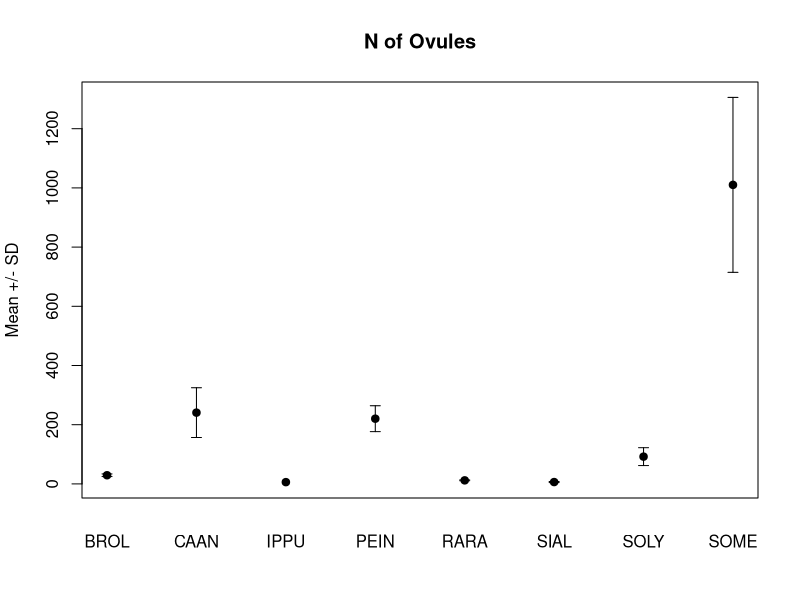
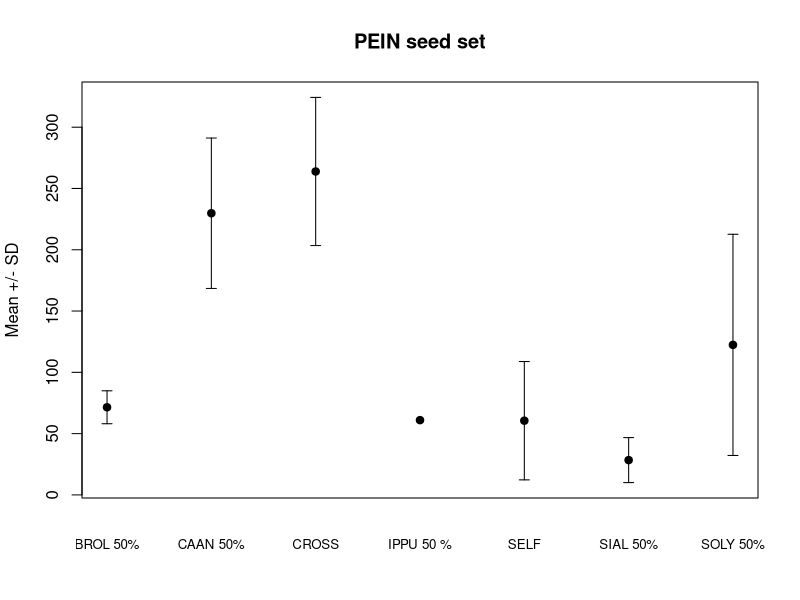

Recreate these plots in R, in order.
## ---- chunk 1


#OVYLE NUMBER OF THE DIFFERENT SPECIES N=15

library(reshape2)

# Consider NA's as 0, I have to double check this

ovules <- read.csv("Ovules.csv", sep=";")

#plot(ovules)

mean_ovule <- dcast(Species ~ ., value.var = "Ovules", fun.aggregate = mean, data = ovules, na.rm= TRUE)

colnames(mean_ovule)[2] <- "avg"



sd_ovule <- dcast(Species ~ ., value.var = "Ovules", fun.aggregate = sd, data = ovules, na.rm= TRUE)

colnames(sd_ovule)[2] <- "sdev"


x <- 1:8


plot(x, mean_ovule$avg,
     ylim=range(c(mean_ovule$avg-sd_ovule$sdev, mean_ovule$avg+sd_ovule$sdev)),
     pch=19, xlab="", xaxt='n', ylab="Mean +/- SD",
     main="N of Ovules")
# hack: we draw arrows but with very special "arrowheads"
arrows(x, mean_ovule$avg-sd_ovule$sdev, x, mean_ovule$avg+sd_ovule$sdev, length=0.05, angle=90, code=3)

axis(x, at=1:8, labels = mean_ovule$Species,cex=0.2, tick = FALSE, padj= -0.5, side = 1)




## ---- chunk 2
library(reshape2)

# Consider NA's as 0, I have to double check this

seed_set <- read.csv("PEIN_seed_set.csv", sep=";")

#Delete Cross with lost seeds
seed_set[c(12,17,19),4] <- NA
#Deleted

mean_seed_seet <- dcast(Treatment ~ ., value.var = "Seed.production", fun.aggregate = mean, data = seed_set, na.rm= TRUE)

mean_seed_seet$.-> avg

sd_seed_seet <- dcast(Treatment ~ ., value.var = "Seed.production", fun.aggregate = sd, data = seed_set, na.rm= TRUE)

sd_seed_seet$. -> sdev

sdev[4] <- 0

#plot(seed_set, cex.axis=0.5)

x <- 1:7

plot(x, avg,
     ylim=range(c(avg-sdev, avg+sdev)),
     pch=19, xlab="", xaxt='n', ylab="Mean +/- SD",
     main="PEIN seed set"
)
# hack: we draw arrows but with very special "arrowheads"
arrows(x, avg-sdev, x, avg+sdev, length=0.05, angle=90, code=3)

axis(x, at=1:7, labels = mean_seed_seet$Treatment,cex.axis=0.8, tick = FALSE, padj= -0.5, side = 1)

